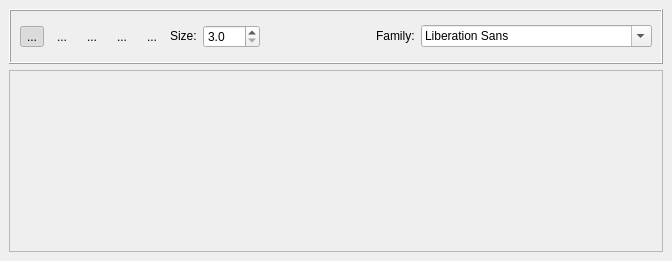
<ui version="4.0" >
 <class>TextPaletteBase</class>
 <widget class="QWidget" name="TextPaletteBase" >
  <property name="geometry" >
   <rect>
    <x>0</x>
    <y>0</y>
    <width>672</width>
    <height>261</height>
   </rect>
  </property>
  <property name="windowTitle" >
   <string>MuseScore: Special Text Symbols</string>
  </property>
  <widget class="QFrame" name="frame" >
   <property name="geometry" >
    <rect>
     <x>9</x>
     <y>9</y>
     <width>654</width>
     <height>55</height>
    </rect>
   </property>
   <property name="sizePolicy" >
    <sizepolicy>
     <hsizetype>5</hsizetype>
     <vsizetype>4</vsizetype>
     <horstretch>0</horstretch>
     <verstretch>0</verstretch>
    </sizepolicy>
   </property>
   <property name="frameShape" >
    <enum>QFrame::Box</enum>
   </property>
   <property name="frameShadow" >
    <enum>QFrame::Raised</enum>
   </property>
   <layout class="QHBoxLayout" >
    <property name="margin" >
     <number>9</number>
    </property>
    <property name="spacing" >
     <number>6</number>
    </property>
    <item>
     <widget class="QToolButton" name="leftAlign" >
      <property name="toolTip" >
       <string>align left</string>
      </property>
      <property name="text" >
       <string>...</string>
      </property>
      <property name="icon" >
       <iconset resource="mscore.qrc" >:/data/text_left.svg</iconset>
      </property>
      <property name="iconSize" >
       <size>
        <width>24</width>
        <height>24</height>
       </size>
      </property>
      <property name="checkable" >
       <bool>true</bool>
      </property>
      <property name="checked" >
       <bool>true</bool>
      </property>
      <property name="autoExclusive" >
       <bool>true</bool>
      </property>
      <property name="autoRaise" >
       <bool>true</bool>
      </property>
     </widget>
    </item>
    <item>
     <widget class="QToolButton" name="centerAlign" >
      <property name="toolTip" >
       <string>align center</string>
      </property>
      <property name="text" >
       <string>...</string>
      </property>
      <property name="icon" >
       <iconset resource="mscore.qrc" >:/data/text_center.svg</iconset>
      </property>
      <property name="iconSize" >
       <size>
        <width>24</width>
        <height>24</height>
       </size>
      </property>
      <property name="checkable" >
       <bool>true</bool>
      </property>
      <property name="autoExclusive" >
       <bool>true</bool>
      </property>
      <property name="autoRaise" >
       <bool>true</bool>
      </property>
     </widget>
    </item>
    <item>
     <widget class="QToolButton" name="rightAlign" >
      <property name="toolTip" >
       <string>align right</string>
      </property>
      <property name="text" >
       <string>...</string>
      </property>
      <property name="icon" >
       <iconset resource="mscore.qrc" >:/data/text_right.svg</iconset>
      </property>
      <property name="iconSize" >
       <size>
        <width>24</width>
        <height>24</height>
       </size>
      </property>
      <property name="checkable" >
       <bool>true</bool>
      </property>
      <property name="autoExclusive" >
       <bool>true</bool>
      </property>
      <property name="autoRaise" >
       <bool>true</bool>
      </property>
     </widget>
    </item>
    <item>
     <widget class="QToolButton" name="typefaceBold" >
      <property name="toolTip" >
       <string>bold</string>
      </property>
      <property name="text" >
       <string>...</string>
      </property>
      <property name="icon" >
       <iconset resource="mscore.qrc" >:/data/text_bold.svg</iconset>
      </property>
      <property name="iconSize" >
       <size>
        <width>24</width>
        <height>24</height>
       </size>
      </property>
      <property name="checkable" >
       <bool>true</bool>
      </property>
      <property name="autoRaise" >
       <bool>true</bool>
      </property>
     </widget>
    </item>
    <item>
     <widget class="QToolButton" name="typefaceItalic" >
      <property name="toolTip" >
       <string>italic</string>
      </property>
      <property name="text" >
       <string>...</string>
      </property>
      <property name="icon" >
       <iconset resource="mscore.qrc" >:/data/text_italic.svg</iconset>
      </property>
      <property name="iconSize" >
       <size>
        <width>24</width>
        <height>24</height>
       </size>
      </property>
      <property name="checkable" >
       <bool>true</bool>
      </property>
      <property name="autoRaise" >
       <bool>true</bool>
      </property>
     </widget>
    </item>
    <item>
     <widget class="QLabel" name="label" >
      <property name="sizePolicy" >
       <sizepolicy>
        <hsizetype>4</hsizetype>
        <vsizetype>0</vsizetype>
        <horstretch>0</horstretch>
        <verstretch>0</verstretch>
       </sizepolicy>
      </property>
      <property name="text" >
       <string>Size:</string>
      </property>
     </widget>
    </item>
    <item>
     <widget class="QDoubleSpinBox" name="typefaceSize" >
      <property name="decimals" >
       <number>1</number>
      </property>
      <property name="maximum" >
       <double>400.000000000000000</double>
      </property>
      <property name="minimum" >
       <double>3.000000000000000</double>
      </property>
     </widget>
    </item>
    <item>
     <spacer>
      <property name="orientation" >
       <enum>Qt::Horizontal</enum>
      </property>
      <property name="sizeHint" >
       <size>
        <width>16</width>
        <height>33</height>
       </size>
      </property>
     </spacer>
    </item>
    <item>
     <widget class="QLabel" name="label_2" >
      <property name="sizePolicy" >
       <sizepolicy>
        <hsizetype>4</hsizetype>
        <vsizetype>0</vsizetype>
        <horstretch>0</horstretch>
        <verstretch>0</verstretch>
       </sizepolicy>
      </property>
      <property name="text" >
       <string>Family:</string>
      </property>
     </widget>
    </item>
    <item>
     <widget class="QFontComboBox" name="typefaceFamily" />
    </item>
   </layout>
  </widget>
  <widget class="QFrame" name="symbolBox" >
   <property name="geometry" >
    <rect>
     <x>9</x>
     <y>70</y>
     <width>654</width>
     <height>182</height>
    </rect>
   </property>
   <property name="frameShape" >
    <enum>QFrame::StyledPanel</enum>
   </property>
   <property name="frameShadow" >
    <enum>QFrame::Raised</enum>
   </property>
  </widget>
 </widget>
 <resources>
  <include location="mscore.qrc" />
 </resources>
 <connections/>
</ui>
